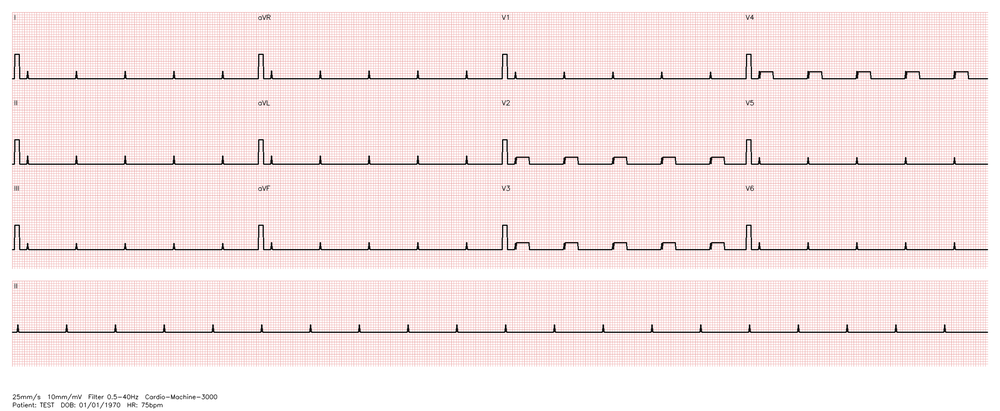
#> input picture tests/fixtures/realistic_ecg_3x4_rhythm.png, 1000 x 411 px, shrunk from 2460 x 1010 before the run
$ python -i image_ingestion.py   (imports and definitions only)   (older library calls are emulated)
#> lines starting #> are read from the running program, lines starting #| are printed output that depends on the picture
#> further down, picture is the input picture: shape (411, 1000, 3); mean B, G, R 229.8, 229.8, 246.3
"""
Cardio MIRAI ACS — ECG image/PDF digitization.

RESEARCH PROTOTYPE. NOT A MEDICAL DEVICE. NOT FOR CLINICAL USE.
NOT CLINICALLY VALIDATED.

This module implements a genuinely functional, deliberately scoped-down
image-to-waveform pipeline for the most common printed-ECG format:

  image/PDF -> quality gate -> grid bounding-box detection -> grid-pitch
  detection (calibration) -> deterministic 3x4(+rhythm strip) panel
  cropping, inset to exclude lead-label text and calibration pulses ->
  per-panel trace-centerline extraction (colour-based, continuity-tracked)
  -> pixel-to-physical-unit conversion -> resampled waveform array ->
  the SAME existing ECG Core measurement function used by the real-WFDB
  pipeline (cardiomirai.acs.ecg_ingestion.measure_array_to_lead_inputs,
  which itself calls cardiomirai.api.extract_basic_ecg_measurements) ->
  the SAME audited ACS Core engine.

ROOT CAUSE OF THE EARLIER FAILURE (fixed in this revision): panel
cropping used to divide the RAW IMAGE dimensions into 3 equal rows and 4
equal columns. Any real photograph has margins around the printed grid,
and the common format also has a 4th row (a long Lead-II rhythm strip)
beneath the 3 diagnostic rows. Dividing the raw image into thirds
therefore misaligned every single panel boundary — worse, this did not
always fail cleanly: it sometimes produced HIGH-CONFIDENCE, WRONG
measurements (trace fragments and label text captured in the wrong
crop region still register as "a continuous dark line"). This revision
fixes the geometry itself: panels are now cropped from the detected grid
region's bounding box, not the raw image, and the layout is aware of the
rhythm-strip row.

What this module does NOT do, by design, for today's scope:
  - Automatic lead-label OCR. Lead-label text regions are excluded by a
    fixed inset margin (labels are conventionally printed at fixed
    corners of each panel), not read.
  - Full automatic layout classification across ECG manufacturers. Only
    two layouts are supported: "standard_3x4_rhythm_strip" (3 diagnostic
    rows + a long Lead II strip — the most common format) and
    "standard_3x4" (3 diagnostic rows only, no strip). A basic aspect-
    ratio sanity check rejects images that plainly do not match either.
  - Automatic calibration confidence beyond grid-pitch detection. Paper
    speed and gain are user-confirmed (or defaulted to the near-universal
    25 mm/s, 10 mm/mV, explicitly labeled as a default, never claimed to
    be OCR-read); only the pixels-per-mm scale factor is detected from
    the image's own grid lines, and if that detection is unreliable, the
    whole request is refused rather than guessed.
  - Perspective correction for significant rotation/skew.
  - Multi-page PDF page selection.

Every numeric measurement returned by this module traces back to actual
pixel intensities in the uploaded image. Any stage that cannot produce a
trustworthy result raises ImageDigitizationError rather than proceeding
with a guessed, interpolated-across-the-board, or fabricated value.
"""

from __future__ import annotations

from dataclasses import dataclass, field
from typing import Optional

import cv2
import numpy as np
from scipy.signal import find_peaks

# --- Fixed layout definitions -------------------------------------------
# The near-universal printed 12-lead ECG layout: 3 rows x 4 columns,
# optionally followed by a long Lead-II rhythm strip as a 4th row.

STANDARD_3X4_LAYOUT = [
    ["I", "aVR", "V1", "V4"],
    ["II", "aVL", "V2", "V5"],
    ["III", "aVF", "V3", "V6"],
]
# Primary supported layout going forward: 3 diagnostic rows + a long
# Lead-II rhythm strip as the 4th row (the most common printed format).
# "standard_3x4" (no rhythm strip, exactly 3 rows) remains supported for
# layouts genuinely printed without one.
SUPPORTED_LAYOUTS = {"standard_3x4_rhythm_strip", "standard_3x4"}
DEFAULT_LAYOUT = "standard_3x4_rhythm_strip"

MIN_MEGAPIXELS = 0.5
BLUR_VARIANCE_THRESHOLD = 80.0   # Laplacian variance; below this = likely blurry
MAX_ROTATION_DEG = 8.0           # beyond this, refuse rather than attempt correction
MIN_GRID_PEAKS_FOR_PITCH = 6
GRID_PITCH_CV_THRESHOLD = 0.25   # coefficient of variation of peak spacing; above = unreliable
MIN_TRACE_COLUMN_COVERAGE = 0.6  # fraction of panel columns needing a detected trace pixel
TARGET_RESAMPLED_FS = 250.0

# Panel geometry safety margins, as a fraction of panel width/height.
# Lead labels are conventionally printed at the top-left corner of each
# panel; calibration pulses appear at the very start of each row. Insetting
# the extraction ROI by these margins keeps that text/pulse content out of
# the trace-centerline computation without needing OCR to locate it.
PANEL_TOP_LABEL_MARGIN_FRAC = 0.18
PANEL_LEFT_CALIBRATION_MARGIN_FRAC = 0.06

# Aspect-ratio sanity bounds for the whole image, used as a lightweight
# (non-OCR) layout plausibility check — not a classifier, just a guard
# against obviously-mismatched uploads (e.g. a portrait single-lead strip).
MIN_ASPECT_RATIO = 1.1
MAX_ASPECT_RATIO = 4.0


class ImageDigitizationError(ValueError):
    """Raised whenever the image/PDF cannot be safely digitized. Callers
    must surface this as a clear error, never substitute synthetic data."""


@dataclass
class ImageQualityReport:
    width: int
    height: int
    megapixels: float
    blur_variance: float
    is_blurry: bool
    estimated_rotation_deg: float
    excessive_rotation: bool
    acceptable: bool
    reasons: list[str] = field(default_factory=list)


@dataclass
class DigitizationResult:
    lead_arrays: dict            # canonical lead name -> 1D np.ndarray (mV), resampled
    fs: float
    px_per_mm: float
    paper_speed_mm_s: float
    gain_mm_per_mv: float
    panel_trace_confidence: dict  # canonical lead name -> float 0-1
    excluded_low_confidence_leads: list[str]
    quality: ImageQualityReport
    warnings: list[str] = field(default_factory=list)


# [38 lines left out: function load_image, not called in this run]


def assess_image_quality(image_bgr: np.ndarray) -> ImageQualityReport:
    """Real quality checks: resolution, blur (Laplacian variance — a
    standard, genuine focus-quality metric), and rotation (estimated from
    the dominant angle of detected straight lines, which on a real ECG
    photo are overwhelmingly the printed grid lines)."""
    gray = cv2.cvtColor(image_bgr, cv2.COLOR_BGR2GRAY)
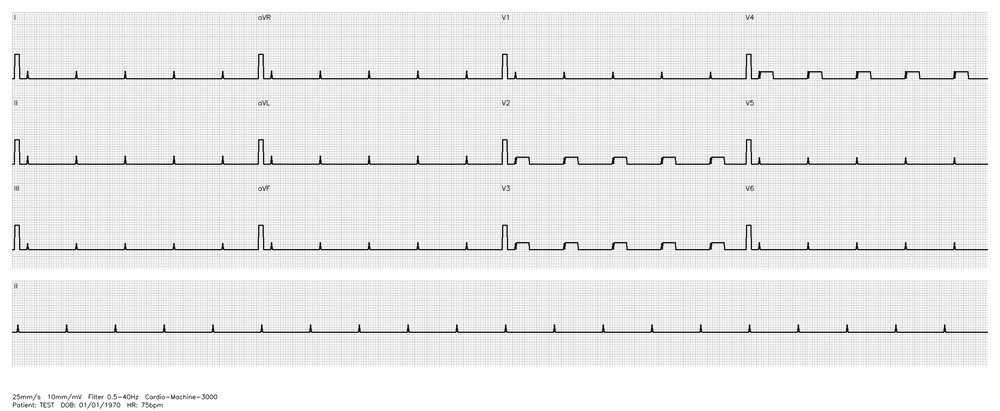
#> gray: shape (411, 1000); min 0, max 255, mean 234.7
    height, width = gray.shape
#> height = 411; width = 1000
    megapixels = (width * height) / 1_000_000.0
#> megapixels = 0.411

    blur_variance = float(cv2.Laplacian(gray, cv2.CV_64F).var())
#> blur_variance = 3987.8
    is_blurry = blur_variance < BLUR_VARIANCE_THRESHOLD
#> is_blurry = False

    edges = cv2.Canny(gray, 50, 150)
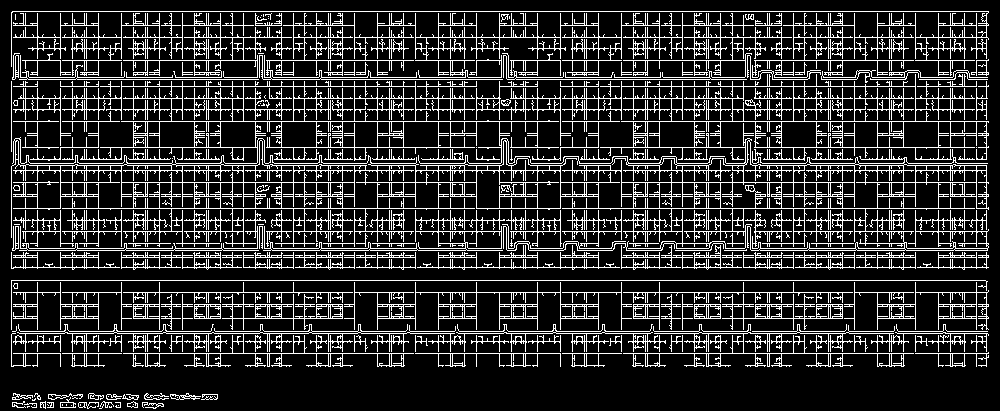
#> edges: shape (411, 1000); 17.8% white in thin lines or dots
    lines = cv2.HoughLinesP(edges, 1, np.pi / 180, threshold=100, minLineLength=width // 4, maxLineGap=10)
#> lines = 90 rows, first 6: [11, 292, 987, 292], [11, 267, 988, 267], [11, 121, 988, 121], [12, 333, 987, 333], [60, 86, 476, 86], [11, 208, 988, 208]
    estimated_rotation_deg = 0.0
    if lines is not None and len(lines) > 0:
        angles = []
        for line in lines[:200]:
            x1, y1, x2, y2 = line[0]
            angle = np.degrees(np.arctan2(y2 - y1, x2 - x1))
            # Fold to the nearest of 0/90 degrees (grid lines are horizontal or vertical)
            folded = angle % 90
            if folded > 45:
                folded -= 90
            angles.append(folded)
#> this loop made 90 passes
#> (x1, y1, x2, y2, angle) on passes 1 to 12: (11, 292, 987, 292, 0), (11, 267, 988, 267, 0), (11, 121, 988, 121, 0), (12, 333, 987, 333, 0), (60, 86, 476, 86, 0), (11, 208, 988, 208, 0), (11, 109, 986, 109, 0), (499, 182, 988, 182, 0), (11, 37, 987, 37, 0), (12, 250, 987, 250, 0), (12, 11, 988, 11, 0), (12, 77, 987, 77, 0)
#> after the loop, angles = 90 values from 0 to 0
        if angles:
            estimated_rotation_deg = float(np.median(angles))
#> estimated_rotation_deg = 0
    excessive_rotation = abs(estimated_rotation_deg) > MAX_ROTATION_DEG
#> excessive_rotation = False

    reasons = []
    if megapixels < MIN_MEGAPIXELS:
        reasons.append(f"Resolution too low ({megapixels:.2f} MP, minimum {MIN_MEGAPIXELS} MP)")
    if is_blurry:
        reasons.append(f"Image appears blurry (focus score {blur_variance:.0f}, minimum {BLUR_VARIANCE_THRESHOLD:.0f})")
    if excessive_rotation:
        reasons.append(f"Excessive rotation detected ({estimated_rotation_deg:.1f}°, maximum {MAX_ROTATION_DEG}°)")

    return ImageQualityReport(
        width=width, height=height, megapixels=round(megapixels, 2),
        blur_variance=round(blur_variance, 1), is_blurry=is_blurry,
        estimated_rotation_deg=round(estimated_rotation_deg, 2),
        excessive_rotation=excessive_rotation,
        acceptable=(len(reasons) == 0),
        reasons=reasons,
    )


# [290 lines left out: functions estimate_grid_px_per_mm, detect_grid_bounding_box, crop_layout_panels, extract_trace_centerline, digitize_ecg_image, not called in this run]

>>> import cv2
>>> picture = cv2.imread('../../tests/fixtures/realistic_ecg_3x4_rhythm.png')
>>> result = assess_image_quality(picture)

$ run again, on tests/fixtures/synthetic_printed_ecg_anterior.png
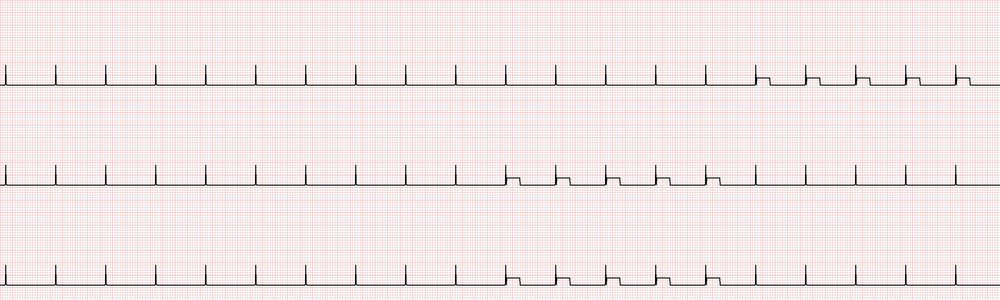
#> input picture tests/fixtures/synthetic_printed_ecg_anterior.png, 1000 x 300 px, shrunk from 3200 x 960 before the run
#> picture is the input picture: shape (300, 1000, 3); mean B, G, R 230.6, 230.6, 242.1
#> blur_variance = 3594.3
#> is_blurry = False
#> in assess_image_quality, `edges = cv2.Canny(gray, 50, 150)`:
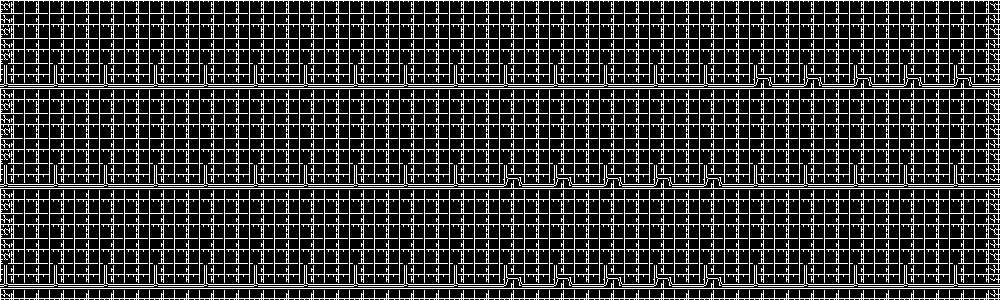
#> edges: shape (300, 1000); 21.1% white in thin lines or dots
#> lines = 134 rows, first 6: [0, 286, 999, 286], [0, 163, 999, 163], [0, 149, 999, 149], [0, 138, 999, 138], [0, 49, 999, 49], [0, 188, 999, 188]
#> the loop in assess_image_quality, `for line in lines[:200]:` made 134 passes
#> (x1, y1, x2, y2, angle) on passes 1 to 8: (0, 286, 999, 286, 0), (0, 163, 999, 163, 0), (0, 149, 999, 149, 0), (0, 138, 999, 138, 0), (0, 49, 999, 49, 0), (0, 188, 999, 188, 0), (0, 199, 999, 199, 0), (0, 263, 999, 263, 0)
#> after the loop in assess_image_quality, `for line in lines[:200]:`: angles = 134 values from 0 to 0
#> estimated_rotation_deg = 0
#> excessive_rotation = False
